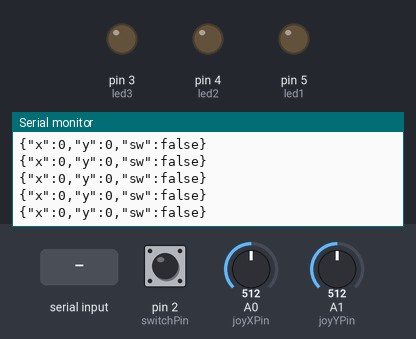
Simulated run of this sketch. Board: Arduino Uno, built for the host (arithmetic inside an expression is 32-bit, double 64-bit). Shown: output pins drawn as LEDs (lit = HIGH), the last lines printed to the serial monitor. Inputs (shaded band) come from the test bench; at power-on: A0 (joyXPin) = 512, A1 (joyYPin) = 512, pin 2 (switchPin) HIGH.

Above: at 1.2 s.
1.3 s: A0 (joyXPin) set to 716
At 2.2 s:
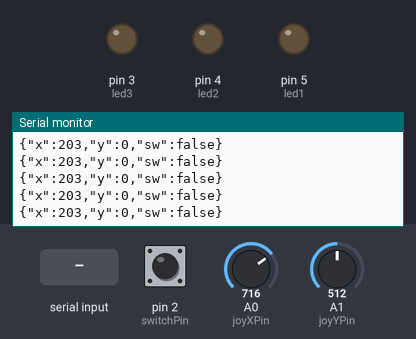
4.3 s: A1 (joyYPin) set to 716
At 5.1 s:
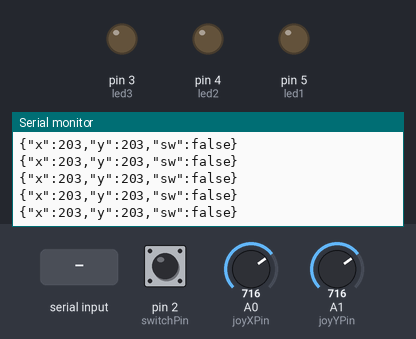
7.3 s: pin 2 (switchPin) pulled LOW for 0.15 s
10.4 s: "undefined\n" received over Serial
13.4 s: pin 2 (switchPin) pulled LOW for 1 s
At 14.4 s:
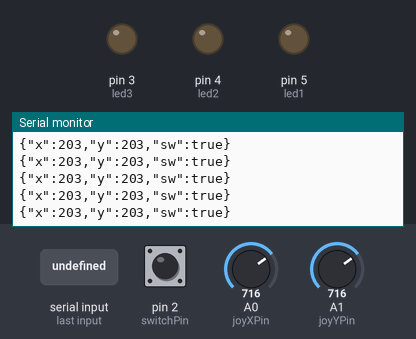
17.4 s: A0 (joyXPin) set to 511
At 18.4 s:
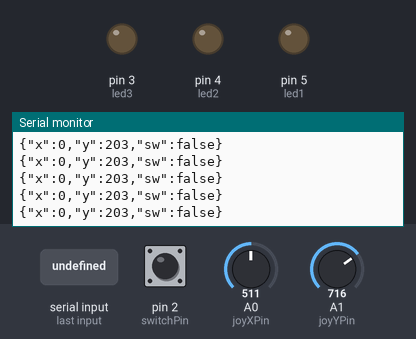
Timing chart, 0 to 19.8 s (numbered marks = the images above; inputs shaded):
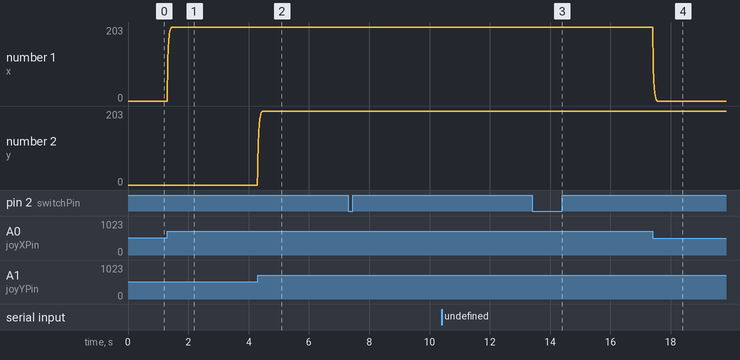

The sketch:

FinalProject.ino
```cpp
#include <Arduino_JSON.h>

const int led1 = 5;
const int led2 = 4;
const int led3 = 3;
const int joyXPin = A0;
const int joyYPin = A1;
const int switchPin = 2;
const int maxCalibrationFrames = 3;

float xValue, yValue;
int startX, startY;
float pXValue = -1, pYValue = -1;
float alpha = 0.2;
int calibrationFrames = 0;

JSONVar sensorData;

void setup() {
  // put your setup code here, to run once:
  Serial.begin(38400);

  pinMode(switchPin, INPUT);
  digitalWrite(switchPin, HIGH);

  pinMode(led1, OUTPUT);
  digitalWrite(led1, LOW); // HIGH
  pinMode(led2, OUTPUT);
  digitalWrite(led2, LOW);
  pinMode(led3, OUTPUT);
  digitalWrite(led3, LOW);
}

void loop() {
  xValue = analogRead(joyXPin);
  yValue = analogRead(joyYPin);

  if (pXValue == -1) {
    pXValue = xValue;
    pYValue = yValue;
  }

  xValue = pXValue + alpha*(xValue - pXValue);
  yValue = pYValue + alpha*(yValue - pYValue);

  if (calibrationFrames < maxCalibrationFrames) {
    calibrationFrames++;
    startX = xValue;
    startY = yValue;
  }
  else {
    sensorData["x"] = (int) (xValue - startX);
    sensorData["y"] = (int) (yValue - startY);
    sensorData["sw"] = digitalRead(switchPin) == LOW;

    Serial.println(sensorData);
  }

  if (Serial.available() > 0) {
    String jsonString = Serial.readStringUntil("\n");
    if (jsonString != '\n') {
      JSONVar serialInput = JSON.parse(jsonString);

      if (JSON.typeof(serialInput) == "undefined") {
        Serial.println("JSON parsing failed!");
      } else {
        int x = (int) serialInput["number"];
        if (x == 3) {
          digitalWrite(led1, HIGH);
          digitalWrite(led2, HIGH);
          digitalWrite(led3, HIGH);
        } else if(x == 2) {
          digitalWrite(led1, HIGH);
          digitalWrite(led2, HIGH);
          digitalWrite(led3, LOW);
        } else if(x == 1) {
          digitalWrite(led1, HIGH);
          digitalWrite(led2, LOW);
          digitalWrite(led2, LOW);
        } else if(x == 0) {
          digitalWrite(led1, LOW);
          digitalWrite(led2, LOW);
          digitalWrite(led3, LOW);
        }
      }
    }
  }

  pXValue = xValue;
  pYValue = yValue;
}
```

Measured:
- after the input at 1.3 s, the serial monitor: prints a new line at once (image 1)
- after the input at 4.3 s, the serial monitor: prints a new line at once (image 2)
- after the input at 13.4 s, the serial monitor: prints a new line at once (image 3)
- after the input at 17.4 s, the serial monitor: prints a new line at once (image 4)
- plotted number 1: 0 → 203 after the input at 1.3 s, 203 → 0 after the input at 17.4 s
